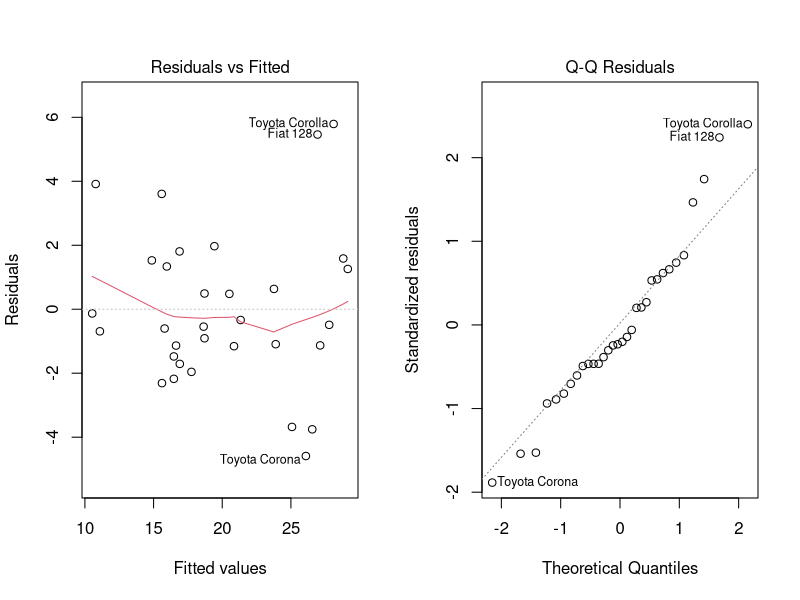
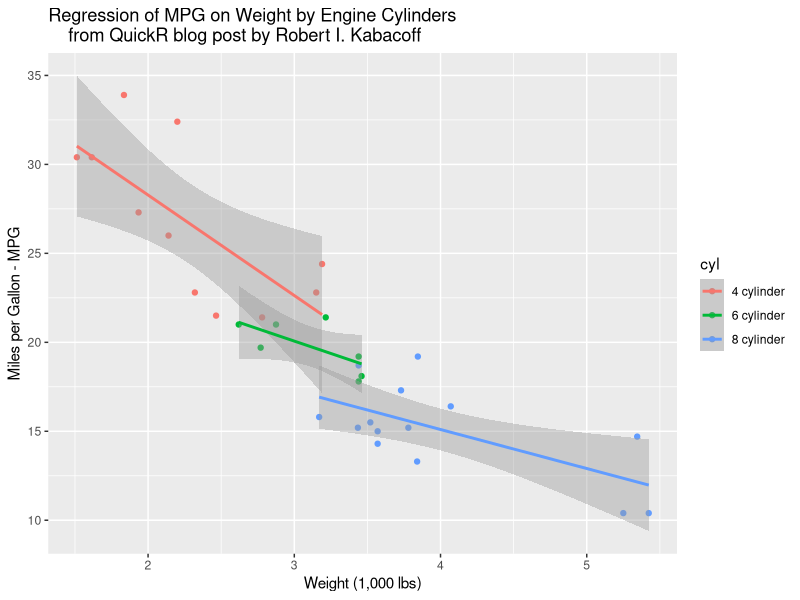
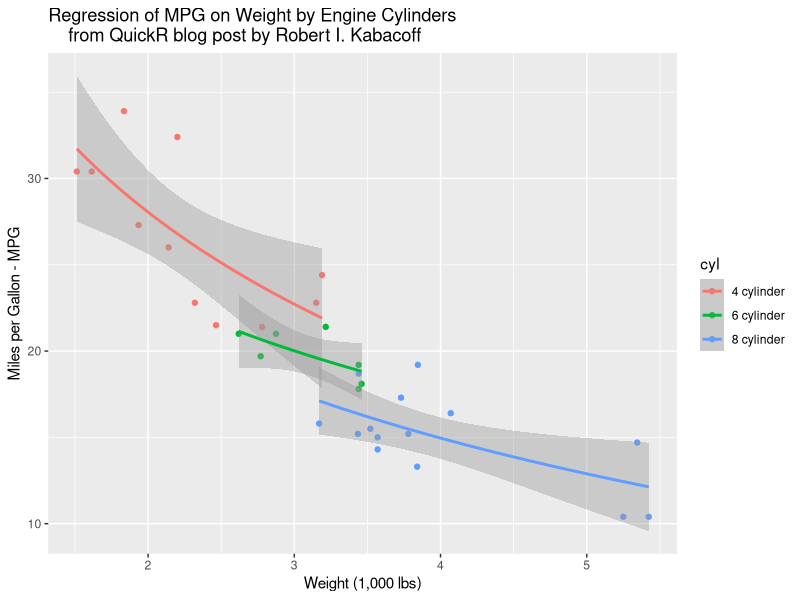
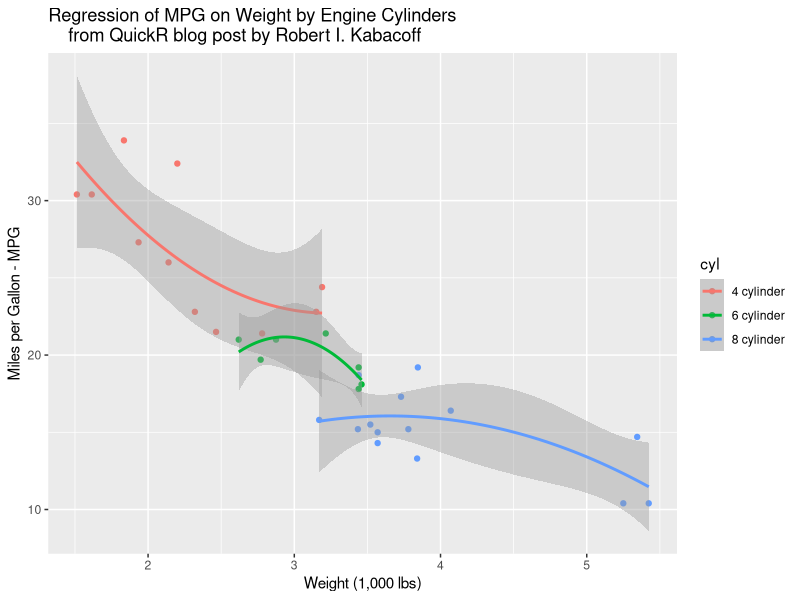
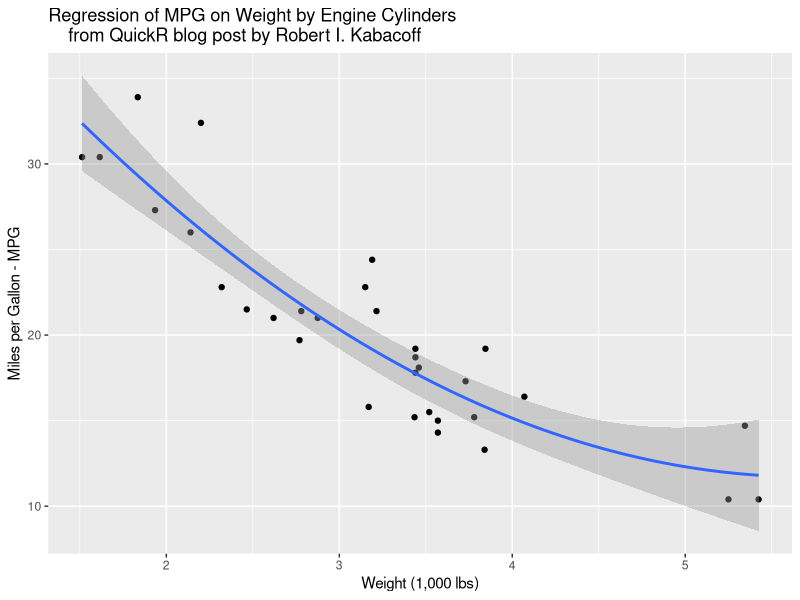
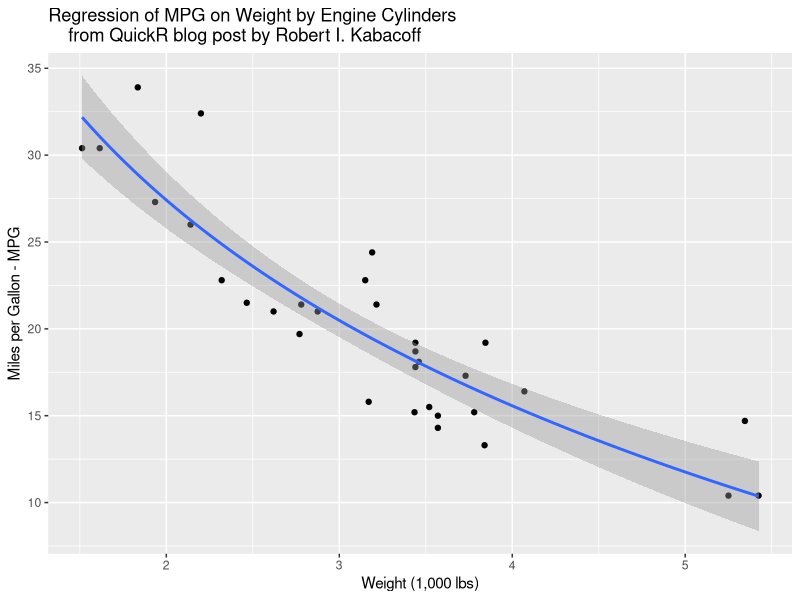

Write R code to recreate these figures, in order.
## ---- chunk 1
# Separate regressions of mpg on weight for each number of cylinders
# create factors with value labels 
library(ggplot2)
data(mtcars)
mtcars$gear <- factor(mtcars$gear,levels=c(3,4,5),
                      labels=c("3gears","4gears","5gears")) 
mtcars$am <- factor(mtcars$am,levels=c(0,1),
                    labels=c("Automatic","Manual")) 
mtcars$cyl <- factor(mtcars$cyl,levels=c(4,6,8),
                     labels=c("4 cylinder","6 cylinder","8 cylinder")) 

# All -- use everything
MPGModAll <- lm(mpg  ~ . , data = mtcars); 
summary(MPGModAll)

# Weight is significant
MPGmod001 <- lm(mpg ~ as.factor(am)+wt, data=mtcars)
summary(MPGmod001)

# Cylinders helps
MPGmod002 <- lm(mpg ~ as.factor(am)+wt+as.factor(cyl), data=mtcars)
summary(MPGmod002)

# drop Transmission (am) *** BEST MODEL ***
par(mfrow = c(1,2))
MPGmod003 <- lm(mpg ~ wt+as.factor(cyl), data=mtcars)
summary(MPGmod003)
plot(MPGmod003, which = 1)
plot(MPGmod003, which = 2)

MPGmod005 <- lm(mpg ~ log(wt), data=mtcars)
summary(MPGmod005)

MPGmod005 <- lm(mpg ~ log(wt)+as.factor(cyl), data=mtcars)
summary(MPGmod005)

qplot(wt, mpg, data=mtcars, geom=c("point", "smooth"), 
      method="lm", formula=y~x, color=cyl, 
      main="Regression of MPG on Weight by Engine Cylinders
    from QuickR blog post by Robert I. Kabacoff", 
      xlab="Weight (1,000 lbs)", 
      ylab="Miles per Gallon - MPG")

qplot(wt, mpg, data=mtcars, geom=c("point", "smooth"), 
      method="lm", formula=y~log(x), color=cyl, 
      main="Regression of MPG on Weight by Engine Cylinders
    from QuickR blog post by Robert I. Kabacoff", 
      xlab="Weight (1,000 lbs)", 
      ylab="Miles per Gallon - MPG")
## ---- chunk 2
qplot(wt, mpg, data=mtcars, geom=c("point", "smooth"), 
      method="lm", formula=y~I(x^2)+x, color=cyl, 
      main="Regression of MPG on Weight by Engine Cylinders
    from QuickR blog post by Robert I. Kabacoff", 
      xlab="Weight (1,000 lbs)", 
      ylab="Miles per Gallon - MPG")
## ---- chunk 3
qplot(wt, mpg, data=mtcars, geom=c("point", "smooth"), 
      method="lm", formula=y~I(x^2)+x, 
      main="Regression of MPG on Weight by Engine Cylinders
    from QuickR blog post by Robert I. Kabacoff", 
      xlab="Weight (1,000 lbs)", 
      ylab="Miles per Gallon - MPG")
## ---- chunk 4
qplot(wt, mpg, data=mtcars, geom=c("point", "smooth"), 
      method="lm", formula=y~log(x), 
      main="Regression of MPG on Weight by Engine Cylinders
    from QuickR blog post by Robert I. Kabacoff", 
      xlab="Weight (1,000 lbs)", 
      ylab="Miles per Gallon - MPG")
## ---- chunk 5
attach(mtcars)
# wt = Weight (lb/1000)
summary( wt )
# cyl = Number of Cylinders
# Count of cars by Number of Cylinders
summary( as.factor(cyl) )
# mpg by Number of Cylinders
tapply(mpg, as.factor(cyl), mean )

# disp = Displacement (cu.in.)
summary(disp )
detach(mtcars)
